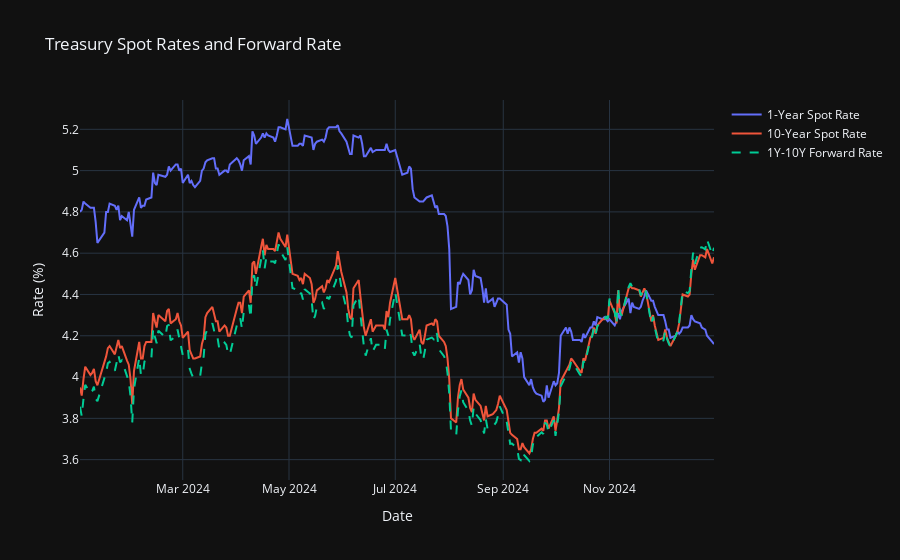

Source (notebook cell):
### Code cell
fig = go.Figure()

fig.add_trace(go.Scatter(
    x=df.index,
    y=df['DGS1'],
    mode='lines',
    name='1-Year Spot Rate',
    line=dict(width=2)
))

fig.add_trace(go.Scatter(
    x=df.index,
    y=df['DGS10'],
    mode='lines',
    name='10-Year Spot Rate',
    line=dict(width=2)
))

fig.add_trace(go.Scatter(
    x=df.index,
    y=df['Forward Rate (%)'],
    mode='lines',
    name='1Y-10Y Forward Rate',
    line=dict(width=2, dash='dash')
))

fig.update_layout(
    title="Treasury Spot Rates and Forward Rate",
    xaxis_title="Date",
    yaxis_title="Rate (%)",
    template="plotly_dark",
    hovermode="x unified"
)

fig.show()

### Figure 1 — Plotly figure (JSON) as saved in the notebook; plotly's stock layout.template omitted (floating-point values rounded to 4 significant figures; data arrays with more than 128 entries replaced by an {"elided": "..."} marker saying what was removed)
{"data": [{"line": {"width": 2}, "mode": "lines", "name": "1-Year Spot Rate", "type": "scatter", "x": {"elided": "250 str values"}, "y": {"elided": "250 float values"}}, {"line": {"width": 2}, "mode": "lines", "name": "10-Year Spot Rate", "type": "scatter", "x": {"elided": "250 str values"}, "y": {"elided": "250 float values"}}, {"line": {"dash": "dash", "width": 2}, "mode": "lines", "name": "1Y-10Y Forward Rate", "type": "scatter", "x": {"elided": "250 str values"}, "y": {"elided": "250 float values"}}], "layout": {"hovermode": "x unified", "title": {"text": "Treasury Spot Rates and Forward Rate"}, "xaxis": {"title": {"text": "Date"}}, "yaxis": {"title": {"text": "Rate (%)"}}}}
